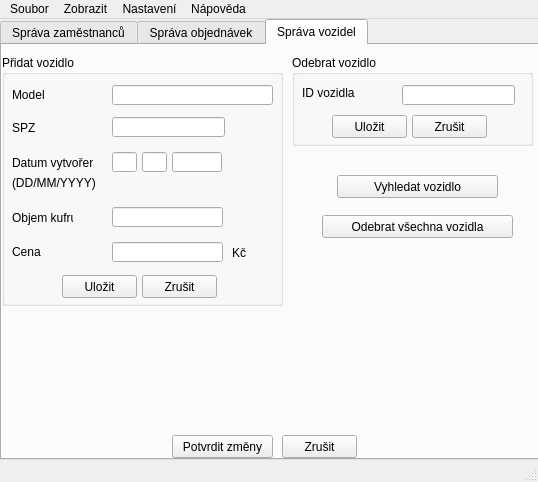
<?xml version="1.0" encoding="UTF-8"?>
<ui version="4.0">
 <class>Restaurace</class>
 <widget class="QMainWindow" name="Restaurace">
  <property name="geometry">
   <rect>
    <x>0</x>
    <y>0</y>
    <width>538</width>
    <height>482</height>
   </rect>
  </property>
  <property name="windowTitle">
   <string>Restaurace</string>
  </property>
  <widget class="QWidget" name="centralwidget">
   <widget class="QTabWidget" name="tabWidget">
    <property name="geometry">
     <rect>
      <x>0</x>
      <y>0</y>
      <width>541</width>
      <height>441</height>
     </rect>
    </property>
    <property name="currentIndex">
     <number>2</number>
    </property>
    <widget class="QWidget" name="tab">
     <attribute name="title">
      <string>Správa zaměstnanců</string>
     </attribute>
     <widget class="QGroupBox" name="pridatZam">
      <property name="geometry">
       <rect>
        <x>0</x>
        <y>10</y>
        <width>281</width>
        <height>371</height>
       </rect>
      </property>
      <property name="title">
       <string>Přidat zaměstnance</string>
      </property>
      <widget class="QLabel" name="jmenoZamL">
       <property name="geometry">
        <rect>
         <x>10</x>
         <y>30</y>
         <width>47</width>
         <height>20</height>
        </rect>
       </property>
       <property name="text">
        <string>Jméno</string>
       </property>
      </widget>
      <widget class="QLabel" name="prijmeniZamL">
       <property name="geometry">
        <rect>
         <x>10</x>
         <y>65</y>
         <width>37</width>
         <height>13</height>
        </rect>
       </property>
       <property name="text">
        <string>Příjmení</string>
       </property>
      </widget>
      <widget class="QLabel" name="pohlaviZamL">
       <property name="geometry">
        <rect>
         <x>10</x>
         <y>100</y>
         <width>47</width>
         <height>13</height>
        </rect>
       </property>
       <property name="text">
        <string>Pohlaví</string>
       </property>
      </widget>
      <widget class="QLabel" name="datumNarZamL">
       <property name="geometry">
        <rect>
         <x>10</x>
         <y>135</y>
         <width>81</width>
         <height>16</height>
        </rect>
       </property>
       <property name="text">
        <string>Datum narození</string>
       </property>
      </widget>
      <widget class="QLabel" name="datumFormatL">
       <property name="geometry">
        <rect>
         <x>10</x>
         <y>150</y>
         <width>91</width>
         <height>16</height>
        </rect>
       </property>
       <property name="text">
        <string>(DD/MM/YYYY)</string>
       </property>
      </widget>
      <widget class="QLabel" name="adresaZamL">
       <property name="geometry">
        <rect>
         <x>10</x>
         <y>185</y>
         <width>47</width>
         <height>13</height>
        </rect>
       </property>
       <property name="text">
        <string>Adresa</string>
       </property>
      </widget>
      <widget class="QLabel" name="emailZamL">
       <property name="geometry">
        <rect>
         <x>10</x>
         <y>220</y>
         <width>47</width>
         <height>13</height>
        </rect>
       </property>
       <property name="text">
        <string>Email</string>
       </property>
      </widget>
      <widget class="QLabel" name="telefonZamL">
       <property name="geometry">
        <rect>
         <x>10</x>
         <y>255</y>
         <width>47</width>
         <height>13</height>
        </rect>
       </property>
       <property name="text">
        <string>Telefon</string>
       </property>
      </widget>
      <widget class="QLabel" name="datumNasZamL">
       <property name="geometry">
        <rect>
         <x>10</x>
         <y>290</y>
         <width>81</width>
         <height>16</height>
        </rect>
       </property>
       <property name="text">
        <string>Datum nástupu</string>
       </property>
      </widget>
      <widget class="QLabel" name="datumFormat2">
       <property name="geometry">
        <rect>
         <x>10</x>
         <y>305</y>
         <width>101</width>
         <height>16</height>
        </rect>
       </property>
       <property name="text">
        <string>(DD/MM/YYYY)</string>
       </property>
      </widget>
      <widget class="QLineEdit" name="jmenoZamB">
       <property name="geometry">
        <rect>
         <x>110</x>
         <y>30</y>
         <width>113</width>
         <height>20</height>
        </rect>
       </property>
      </widget>
      <widget class="QLineEdit" name="prijmeniZamB">
       <property name="geometry">
        <rect>
         <x>110</x>
         <y>65</y>
         <width>113</width>
         <height>20</height>
        </rect>
       </property>
      </widget>
      <widget class="QRadioButton" name="pohlaviZamRB1">
       <property name="geometry">
        <rect>
         <x>110</x>
         <y>97</y>
         <width>41</width>
         <height>17</height>
        </rect>
       </property>
       <property name="text">
        <string>muž</string>
       </property>
      </widget>
      <widget class="QRadioButton" name="pohlaviZamRB2">
       <property name="geometry">
        <rect>
         <x>170</x>
         <y>97</y>
         <width>51</width>
         <height>17</height>
        </rect>
       </property>
       <property name="text">
        <string>žena</string>
       </property>
      </widget>
      <widget class="QLineEdit" name="datumNarZamBD">
       <property name="geometry">
        <rect>
         <x>110</x>
         <y>135</y>
         <width>25</width>
         <height>20</height>
        </rect>
       </property>
      </widget>
      <widget class="QLineEdit" name="datumNarZamBM">
       <property name="geometry">
        <rect>
         <x>140</x>
         <y>135</y>
         <width>25</width>
         <height>20</height>
        </rect>
       </property>
      </widget>
      <widget class="QLineEdit" name="datumNarZamBR">
       <property name="geometry">
        <rect>
         <x>170</x>
         <y>135</y>
         <width>50</width>
         <height>20</height>
        </rect>
       </property>
      </widget>
      <widget class="QLineEdit" name="adresaZamB">
       <property name="geometry">
        <rect>
         <x>110</x>
         <y>180</y>
         <width>161</width>
         <height>20</height>
        </rect>
       </property>
      </widget>
      <widget class="QLineEdit" name="emailZamB">
       <property name="geometry">
        <rect>
         <x>110</x>
         <y>215</y>
         <width>161</width>
         <height>20</height>
        </rect>
       </property>
      </widget>
      <widget class="QLineEdit" name="telefonZamB">
       <property name="geometry">
        <rect>
         <x>110</x>
         <y>250</y>
         <width>113</width>
         <height>20</height>
        </rect>
       </property>
      </widget>
      <widget class="QLineEdit" name="datumNasZamBM">
       <property name="geometry">
        <rect>
         <x>140</x>
         <y>290</y>
         <width>25</width>
         <height>20</height>
        </rect>
       </property>
      </widget>
      <widget class="QLineEdit" name="datumNasZamBR">
       <property name="geometry">
        <rect>
         <x>170</x>
         <y>290</y>
         <width>50</width>
         <height>20</height>
        </rect>
       </property>
      </widget>
      <widget class="QLineEdit" name="datumNasZamBD">
       <property name="geometry">
        <rect>
         <x>110</x>
         <y>290</y>
         <width>25</width>
         <height>20</height>
        </rect>
       </property>
      </widget>
      <widget class="QPushButton" name="pridatZamBut1">
       <property name="geometry">
        <rect>
         <x>60</x>
         <y>340</y>
         <width>75</width>
         <height>23</height>
        </rect>
       </property>
       <property name="text">
        <string>Uložit</string>
       </property>
      </widget>
      <widget class="QPushButton" name="pridatZamBut2">
       <property name="geometry">
        <rect>
         <x>140</x>
         <y>340</y>
         <width>75</width>
         <height>23</height>
        </rect>
       </property>
       <property name="text">
        <string>Zrušit</string>
       </property>
      </widget>
     </widget>
     <widget class="QGroupBox" name="odebratZam">
      <property name="geometry">
       <rect>
        <x>290</x>
        <y>10</y>
        <width>241</width>
        <height>91</height>
       </rect>
      </property>
      <property name="title">
       <string>Odebrat zaměstnance</string>
      </property>
      <widget class="QLabel" name="idZamL">
       <property name="geometry">
        <rect>
         <x>10</x>
         <y>30</y>
         <width>81</width>
         <height>16</height>
        </rect>
       </property>
       <property name="text">
        <string>ID zaměstnance</string>
       </property>
      </widget>
      <widget class="QLineEdit" name="idZamB">
       <property name="geometry">
        <rect>
         <x>110</x>
         <y>30</y>
         <width>113</width>
         <height>20</height>
        </rect>
       </property>
      </widget>
      <widget class="QPushButton" name="odebratZamBut1">
       <property name="geometry">
        <rect>
         <x>40</x>
         <y>60</y>
         <width>75</width>
         <height>23</height>
        </rect>
       </property>
       <property name="text">
        <string>Uložit</string>
       </property>
      </widget>
      <widget class="QPushButton" name="odebratZamBut2">
       <property name="geometry">
        <rect>
         <x>120</x>
         <y>60</y>
         <width>75</width>
         <height>23</height>
        </rect>
       </property>
       <property name="text">
        <string>Zrušit</string>
       </property>
      </widget>
     </widget>
     <widget class="QPushButton" name="vyhledatZamBut">
      <property name="geometry">
       <rect>
        <x>335</x>
        <y>130</y>
        <width>161</width>
        <height>23</height>
       </rect>
      </property>
      <property name="text">
       <string>Vyhledat zaměstnance</string>
      </property>
     </widget>
     <widget class="QPushButton" name="odebratVsechZamBut">
      <property name="geometry">
       <rect>
        <x>320</x>
        <y>170</y>
        <width>191</width>
        <height>23</height>
       </rect>
      </property>
      <property name="text">
       <string>Odebrat všechny zaměstnance</string>
      </property>
     </widget>
     <widget class="QPushButton" name="potvrditZmenyBut">
      <property name="geometry">
       <rect>
        <x>170</x>
        <y>390</y>
        <width>101</width>
        <height>23</height>
       </rect>
      </property>
      <property name="text">
       <string>Potvrdit změny</string>
      </property>
     </widget>
     <widget class="QPushButton" name="zrusitBut">
      <property name="geometry">
       <rect>
        <x>280</x>
        <y>390</y>
        <width>75</width>
        <height>23</height>
       </rect>
      </property>
      <property name="text">
       <string>Zrušit</string>
      </property>
     </widget>
    </widget>
    <widget class="QWidget" name="tab_2">
     <attribute name="title">
      <string>Správa objednávek</string>
     </attribute>
     <widget class="QPushButton" name="vyhledatObjBut">
      <property name="geometry">
       <rect>
        <x>335</x>
        <y>130</y>
        <width>161</width>
        <height>23</height>
       </rect>
      </property>
      <property name="text">
       <string>Vyhledat objednávku</string>
      </property>
     </widget>
     <widget class="QPushButton" name="odebratVsechObjBut">
      <property name="geometry">
       <rect>
        <x>320</x>
        <y>170</y>
        <width>191</width>
        <height>23</height>
       </rect>
      </property>
      <property name="text">
       <string>Odebrat všechny objednávky</string>
      </property>
     </widget>
     <widget class="QPushButton" name="potvrditZmenyBut_2">
      <property name="geometry">
       <rect>
        <x>170</x>
        <y>390</y>
        <width>101</width>
        <height>23</height>
       </rect>
      </property>
      <property name="text">
       <string>Potvrdit změny</string>
      </property>
     </widget>
     <widget class="QGroupBox" name="pridatObj">
      <property name="geometry">
       <rect>
        <x>0</x>
        <y>10</y>
        <width>281</width>
        <height>291</height>
       </rect>
      </property>
      <property name="title">
       <string>Přidat objednávku</string>
      </property>
      <widget class="QLabel" name="jmenoZakL">
       <property name="geometry">
        <rect>
         <x>10</x>
         <y>30</y>
         <width>61</width>
         <height>20</height>
        </rect>
       </property>
       <property name="text">
        <string>Jméno zák.</string>
       </property>
      </widget>
      <widget class="QLabel" name="prijmeniZakL">
       <property name="geometry">
        <rect>
         <x>10</x>
         <y>65</y>
         <width>61</width>
         <height>16</height>
        </rect>
       </property>
       <property name="text">
        <string>Příjmení zák.</string>
       </property>
      </widget>
      <widget class="QLabel" name="adresaZakL">
       <property name="geometry">
        <rect>
         <x>10</x>
         <y>100</y>
         <width>71</width>
         <height>16</height>
        </rect>
       </property>
       <property name="text">
        <string>Adresa zák.</string>
       </property>
      </widget>
      <widget class="QLabel" name="cenaL">
       <property name="geometry">
        <rect>
         <x>10</x>
         <y>220</y>
         <width>47</width>
         <height>13</height>
        </rect>
       </property>
       <property name="text">
        <string>Cena</string>
       </property>
      </widget>
      <widget class="QLabel" name="telefonZakL">
       <property name="geometry">
        <rect>
         <x>10</x>
         <y>135</y>
         <width>71</width>
         <height>16</height>
        </rect>
       </property>
       <property name="text">
        <string>Telefon zák.</string>
       </property>
      </widget>
      <widget class="QLineEdit" name="jmenoZamB_2">
       <property name="geometry">
        <rect>
         <x>110</x>
         <y>30</y>
         <width>113</width>
         <height>20</height>
        </rect>
       </property>
      </widget>
      <widget class="QLineEdit" name="prijmeniZamB_2">
       <property name="geometry">
        <rect>
         <x>110</x>
         <y>62</y>
         <width>113</width>
         <height>20</height>
        </rect>
       </property>
      </widget>
      <widget class="QLineEdit" name="adresaZakB">
       <property name="geometry">
        <rect>
         <x>110</x>
         <y>97</y>
         <width>161</width>
         <height>20</height>
        </rect>
       </property>
      </widget>
      <widget class="QLineEdit" name="cenaObjB">
       <property name="geometry">
        <rect>
         <x>110</x>
         <y>215</y>
         <width>111</width>
         <height>20</height>
        </rect>
       </property>
      </widget>
      <widget class="QLineEdit" name="telefonZamB_2">
       <property name="geometry">
        <rect>
         <x>110</x>
         <y>132</y>
         <width>113</width>
         <height>20</height>
        </rect>
       </property>
      </widget>
      <widget class="QPushButton" name="pridatObjBut1">
       <property name="geometry">
        <rect>
         <x>60</x>
         <y>260</y>
         <width>75</width>
         <height>23</height>
        </rect>
       </property>
       <property name="text">
        <string>Uložit</string>
       </property>
      </widget>
      <widget class="QPushButton" name="pridatObjBut2">
       <property name="geometry">
        <rect>
         <x>140</x>
         <y>260</y>
         <width>75</width>
         <height>23</height>
        </rect>
       </property>
       <property name="text">
        <string>Zrušit</string>
       </property>
      </widget>
      <widget class="QLineEdit" name="datumVytvoreniBR">
       <property name="geometry">
        <rect>
         <x>170</x>
         <y>167</y>
         <width>50</width>
         <height>20</height>
        </rect>
       </property>
      </widget>
      <widget class="QLineEdit" name="datumVytvoreniBM">
       <property name="geometry">
        <rect>
         <x>140</x>
         <y>167</y>
         <width>25</width>
         <height>20</height>
        </rect>
       </property>
      </widget>
      <widget class="QLabel" name="datumVytvoreniL">
       <property name="geometry">
        <rect>
         <x>10</x>
         <y>170</y>
         <width>81</width>
         <height>16</height>
        </rect>
       </property>
       <property name="text">
        <string>Datum vytvoření</string>
       </property>
      </widget>
      <widget class="QLabel" name="datumFormatL_2">
       <property name="geometry">
        <rect>
         <x>10</x>
         <y>185</y>
         <width>91</width>
         <height>16</height>
        </rect>
       </property>
       <property name="text">
        <string>(DD/MM/YYYY)</string>
       </property>
      </widget>
      <widget class="QLineEdit" name="datumVytvoreniBD">
       <property name="geometry">
        <rect>
         <x>110</x>
         <y>167</y>
         <width>25</width>
         <height>20</height>
        </rect>
       </property>
      </widget>
      <widget class="QLabel" name="menaL">
       <property name="geometry">
        <rect>
         <x>230</x>
         <y>217</y>
         <width>21</width>
         <height>16</height>
        </rect>
       </property>
       <property name="text">
        <string>Kč</string>
       </property>
      </widget>
     </widget>
     <widget class="QPushButton" name="zrusitBut_2">
      <property name="geometry">
       <rect>
        <x>280</x>
        <y>390</y>
        <width>75</width>
        <height>23</height>
       </rect>
      </property>
      <property name="text">
       <string>Zrušit</string>
      </property>
     </widget>
     <widget class="QGroupBox" name="odebratObj">
      <property name="geometry">
       <rect>
        <x>290</x>
        <y>10</y>
        <width>241</width>
        <height>91</height>
       </rect>
      </property>
      <property name="title">
       <string>Odebrat objednávku</string>
      </property>
      <widget class="QLabel" name="idObjL">
       <property name="geometry">
        <rect>
         <x>10</x>
         <y>30</y>
         <width>81</width>
         <height>16</height>
        </rect>
       </property>
       <property name="text">
        <string>ID objednávky</string>
       </property>
      </widget>
      <widget class="QLineEdit" name="idObjB">
       <property name="geometry">
        <rect>
         <x>110</x>
         <y>30</y>
         <width>113</width>
         <height>20</height>
        </rect>
       </property>
      </widget>
      <widget class="QPushButton" name="odebratObjBut1">
       <property name="geometry">
        <rect>
         <x>40</x>
         <y>60</y>
         <width>75</width>
         <height>23</height>
        </rect>
       </property>
       <property name="text">
        <string>Uložit</string>
       </property>
      </widget>
      <widget class="QPushButton" name="odebratObjBut2">
       <property name="geometry">
        <rect>
         <x>120</x>
         <y>60</y>
         <width>75</width>
         <height>23</height>
        </rect>
       </property>
       <property name="text">
        <string>Zrušit</string>
       </property>
      </widget>
     </widget>
    </widget>
    <widget class="QWidget" name="tab_3">
     <attribute name="title">
      <string>Správa vozidel</string>
     </attribute>
     <widget class="QPushButton" name="vyhledatVozBut">
      <property name="geometry">
       <rect>
        <x>335</x>
        <y>130</y>
        <width>161</width>
        <height>23</height>
       </rect>
      </property>
      <property name="text">
       <string>Vyhledat vozidlo</string>
      </property>
     </widget>
     <widget class="QGroupBox" name="pridatVoz">
      <property name="geometry">
       <rect>
        <x>0</x>
        <y>10</y>
        <width>281</width>
        <height>251</height>
       </rect>
      </property>
      <property name="title">
       <string>Přidat vozidlo</string>
      </property>
      <widget class="QLabel" name="modelL">
       <property name="geometry">
        <rect>
         <x>10</x>
         <y>30</y>
         <width>61</width>
         <height>20</height>
        </rect>
       </property>
       <property name="text">
        <string>Model</string>
       </property>
      </widget>
      <widget class="QLabel" name="SPZL">
       <property name="geometry">
        <rect>
         <x>10</x>
         <y>65</y>
         <width>61</width>
         <height>16</height>
        </rect>
       </property>
       <property name="text">
        <string>SPZ</string>
       </property>
      </widget>
      <widget class="QLabel" name="obejmKufruL">
       <property name="geometry">
        <rect>
         <x>10</x>
         <y>155</y>
         <width>61</width>
         <height>16</height>
        </rect>
       </property>
       <property name="text">
        <string>Objem kufru</string>
       </property>
      </widget>
      <widget class="QLineEdit" name="modelB">
       <property name="geometry">
        <rect>
         <x>110</x>
         <y>30</y>
         <width>161</width>
         <height>20</height>
        </rect>
       </property>
      </widget>
      <widget class="QLineEdit" name="SPZB">
       <property name="geometry">
        <rect>
         <x>110</x>
         <y>62</y>
         <width>113</width>
         <height>20</height>
        </rect>
       </property>
      </widget>
      <widget class="QLineEdit" name="objemKufruB">
       <property name="geometry">
        <rect>
         <x>110</x>
         <y>152</y>
         <width>111</width>
         <height>20</height>
        </rect>
       </property>
      </widget>
      <widget class="QPushButton" name="pridatVozBut1">
       <property name="geometry">
        <rect>
         <x>60</x>
         <y>220</y>
         <width>75</width>
         <height>23</height>
        </rect>
       </property>
       <property name="text">
        <string>Uložit</string>
       </property>
      </widget>
      <widget class="QPushButton" name="pridatVozBut2">
       <property name="geometry">
        <rect>
         <x>140</x>
         <y>220</y>
         <width>75</width>
         <height>23</height>
        </rect>
       </property>
       <property name="text">
        <string>Zrušit</string>
       </property>
      </widget>
      <widget class="QLineEdit" name="datumVytvoreniBR_3">
       <property name="geometry">
        <rect>
         <x>170</x>
         <y>97</y>
         <width>50</width>
         <height>20</height>
        </rect>
       </property>
      </widget>
      <widget class="QLineEdit" name="datumVytvoreniBM_3">
       <property name="geometry">
        <rect>
         <x>140</x>
         <y>97</y>
         <width>25</width>
         <height>20</height>
        </rect>
       </property>
      </widget>
      <widget class="QLabel" name="datumVytvoreniL_3">
       <property name="geometry">
        <rect>
         <x>10</x>
         <y>100</y>
         <width>81</width>
         <height>16</height>
        </rect>
       </property>
       <property name="text">
        <string>Datum vytvoření</string>
       </property>
      </widget>
      <widget class="QLabel" name="datumFormatL_4">
       <property name="geometry">
        <rect>
         <x>10</x>
         <y>120</y>
         <width>91</width>
         <height>16</height>
        </rect>
       </property>
       <property name="text">
        <string>(DD/MM/YYYY)</string>
       </property>
      </widget>
      <widget class="QLineEdit" name="datumVytvoreniBD_3">
       <property name="geometry">
        <rect>
         <x>110</x>
         <y>97</y>
         <width>25</width>
         <height>20</height>
        </rect>
       </property>
      </widget>
      <widget class="QLineEdit" name="cenaVozB">
       <property name="geometry">
        <rect>
         <x>110</x>
         <y>187</y>
         <width>111</width>
         <height>20</height>
        </rect>
       </property>
      </widget>
      <widget class="QLabel" name="cenaL_3">
       <property name="geometry">
        <rect>
         <x>10</x>
         <y>190</y>
         <width>47</width>
         <height>13</height>
        </rect>
       </property>
       <property name="text">
        <string>Cena</string>
       </property>
      </widget>
      <widget class="QLabel" name="menaL_3">
       <property name="geometry">
        <rect>
         <x>230</x>
         <y>190</y>
         <width>21</width>
         <height>16</height>
        </rect>
       </property>
       <property name="text">
        <string>Kč</string>
       </property>
      </widget>
     </widget>
     <widget class="QPushButton" name="zrusitBut_3">
      <property name="geometry">
       <rect>
        <x>280</x>
        <y>390</y>
        <width>75</width>
        <height>23</height>
       </rect>
      </property>
      <property name="text">
       <string>Zrušit</string>
      </property>
     </widget>
     <widget class="QPushButton" name="potvrditZmenyBut_3">
      <property name="geometry">
       <rect>
        <x>170</x>
        <y>390</y>
        <width>101</width>
        <height>23</height>
       </rect>
      </property>
      <property name="text">
       <string>Potvrdit změny</string>
      </property>
     </widget>
     <widget class="QGroupBox" name="odebratVoz">
      <property name="geometry">
       <rect>
        <x>290</x>
        <y>10</y>
        <width>241</width>
        <height>91</height>
       </rect>
      </property>
      <property name="title">
       <string>Odebrat vozidlo</string>
      </property>
      <widget class="QLabel" name="idVozL">
       <property name="geometry">
        <rect>
         <x>10</x>
         <y>30</y>
         <width>81</width>
         <height>16</height>
        </rect>
       </property>
       <property name="text">
        <string>ID vozidla</string>
       </property>
      </widget>
      <widget class="QLineEdit" name="idVozB">
       <property name="geometry">
        <rect>
         <x>110</x>
         <y>30</y>
         <width>113</width>
         <height>20</height>
        </rect>
       </property>
      </widget>
      <widget class="QPushButton" name="odebratObjBut1_3">
       <property name="geometry">
        <rect>
         <x>40</x>
         <y>60</y>
         <width>75</width>
         <height>23</height>
        </rect>
       </property>
       <property name="text">
        <string>Uložit</string>
       </property>
      </widget>
      <widget class="QPushButton" name="odebratObjBut2_3">
       <property name="geometry">
        <rect>
         <x>120</x>
         <y>60</y>
         <width>75</width>
         <height>23</height>
        </rect>
       </property>
       <property name="text">
        <string>Zrušit</string>
       </property>
      </widget>
     </widget>
     <widget class="QPushButton" name="odebratVsechVozBut">
      <property name="geometry">
       <rect>
        <x>320</x>
        <y>170</y>
        <width>191</width>
        <height>23</height>
       </rect>
      </property>
      <property name="text">
       <string>Odebrat všechna vozidla</string>
      </property>
     </widget>
    </widget>
   </widget>
  </widget>
  <widget class="QMenuBar" name="menubar">
   <property name="geometry">
    <rect>
     <x>0</x>
     <y>0</y>
     <width>538</width>
     <height>21</height>
    </rect>
   </property>
   <widget class="QMenu" name="menuSoubor">
    <property name="title">
     <string>Soubor</string>
    </property>
    <addaction name="actionNov"/>
    <addaction name="actionOtev_t"/>
    <addaction name="actionUlo_it"/>
    <addaction name="separator"/>
    <addaction name="actionN_hled"/>
    <addaction name="actionTisk"/>
    <addaction name="separator"/>
    <addaction name="actionOdeslat"/>
    <addaction name="separator"/>
    <addaction name="actionZav_t"/>
   </widget>
   <widget class="QMenu" name="menuZobrazit">
    <property name="title">
     <string>Zobrazit</string>
    </property>
    <addaction name="actionP_ibl_it"/>
    <addaction name="actionNaj_t"/>
    <addaction name="separator"/>
    <addaction name="actionHistorie"/>
    <addaction name="actionStatistiky"/>
   </widget>
   <widget class="QMenu" name="menuNastaven">
    <property name="title">
     <string>Nastavení</string>
    </property>
    <addaction name="actionSpr_va_tu"/>
    <addaction name="actionPreference"/>
    <addaction name="separator"/>
    <addaction name="actionMo_nosti"/>
   </widget>
   <widget class="QMenu" name="menuN_pov_da">
    <property name="title">
     <string>Nápověda</string>
    </property>
    <addaction name="actionZobrait_n_vod"/>
    <addaction name="separator"/>
    <addaction name="actionO_aplikaci"/>
   </widget>
   <addaction name="menuSoubor"/>
   <addaction name="menuZobrazit"/>
   <addaction name="menuNastaven"/>
   <addaction name="menuN_pov_da"/>
  </widget>
  <widget class="QStatusBar" name="statusbar"/>
  <action name="actionZobrait_n_vod">
   <property name="text">
    <string>Zobrazit návod</string>
   </property>
  </action>
  <action name="actionO_aplikaci">
   <property name="text">
    <string>O aplikaci</string>
   </property>
  </action>
  <action name="actionSpr_va_tu">
   <property name="text">
    <string>Správa účtu</string>
   </property>
  </action>
  <action name="actionPreference">
   <property name="text">
    <string>Preference</string>
   </property>
  </action>
  <action name="actionMo_nosti">
   <property name="text">
    <string>Možnosti</string>
   </property>
  </action>
  <action name="actionNov">
   <property name="text">
    <string>Nový</string>
   </property>
  </action>
  <action name="actionOtev_t">
   <property name="text">
    <string>Otevřít</string>
   </property>
  </action>
  <action name="actionUlo_it">
   <property name="text">
    <string>Uložit</string>
   </property>
  </action>
  <action name="actionN_hled">
   <property name="text">
    <string>Náhled</string>
   </property>
  </action>
  <action name="actionTisk">
   <property name="text">
    <string>Tisk</string>
   </property>
  </action>
  <action name="actionOdeslat">
   <property name="text">
    <string>Odeslat</string>
   </property>
  </action>
  <action name="actionZav_t">
   <property name="text">
    <string>Zavřít</string>
   </property>
  </action>
  <action name="actionP_ibl_it">
   <property name="text">
    <string>Přiblížit</string>
   </property>
  </action>
  <action name="actionNaj_t">
   <property name="text">
    <string>Najít</string>
   </property>
  </action>
  <action name="actionHistorie">
   <property name="text">
    <string>Historie</string>
   </property>
  </action>
  <action name="actionStatistiky">
   <property name="text">
    <string>Statistiky</string>
   </property>
  </action>
 </widget>
 <resources/>
 <connections/>
</ui>
